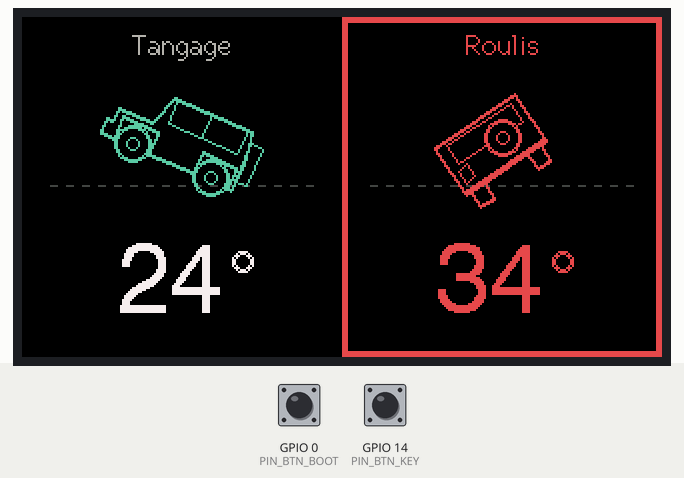
Simulated run of this sketch. Board: ESP32-S3. On the bench: 320×170 colour display. The inputs (shaded band) are chosen by the test bench; at power-on: GPIO 14 (PIN_BTN_KEY) HIGH, GPIO 0 (PIN_BTN_BOOT) HIGH. What the sketch prints to the serial monitor is not drawn.

Above: at 1.4 s.
1.5 s: GPIO 14 (PIN_BTN_KEY) pulled LOW for 1 s
At 4.0 s:
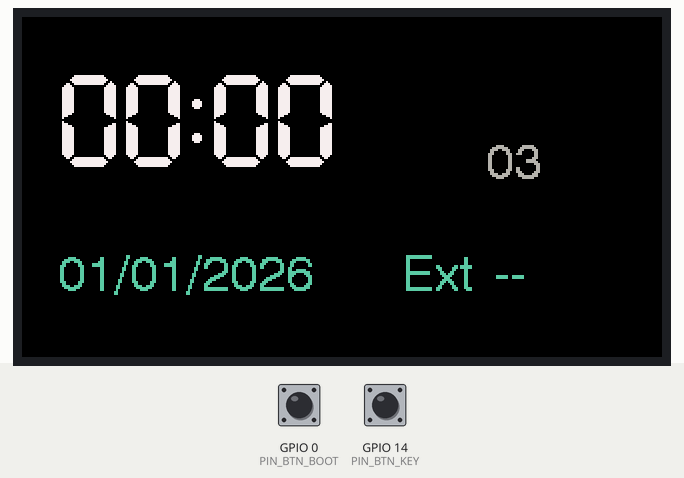
5.5 s: GPIO 14 (PIN_BTN_KEY) pulled LOW for 0.2 s
At 6.9 s:
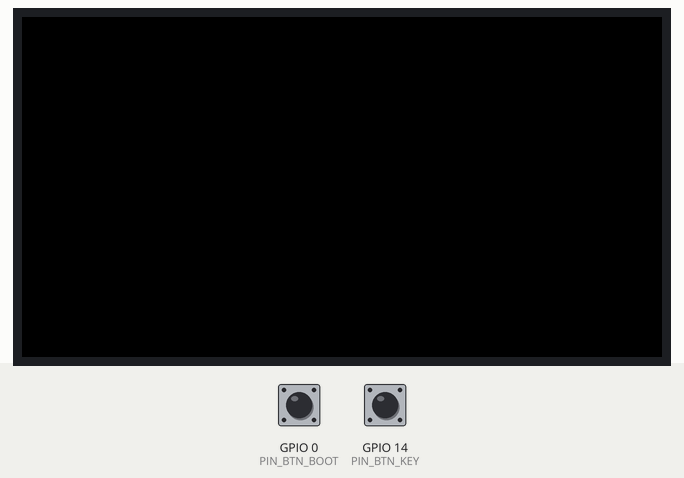
7.2 s: GPIO 14 (PIN_BTN_KEY) pulled LOW for 0.2 s
At 8.9 s:
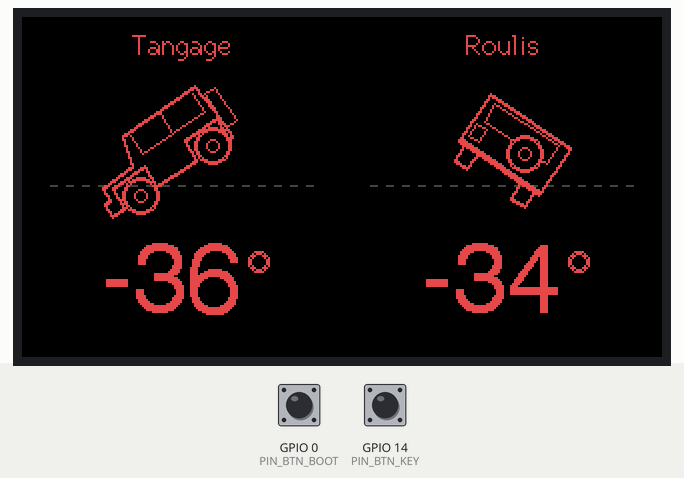
10.4 s: GPIO 0 (PIN_BTN_BOOT) pulled LOW for 3.2 s
At 12.45 s:
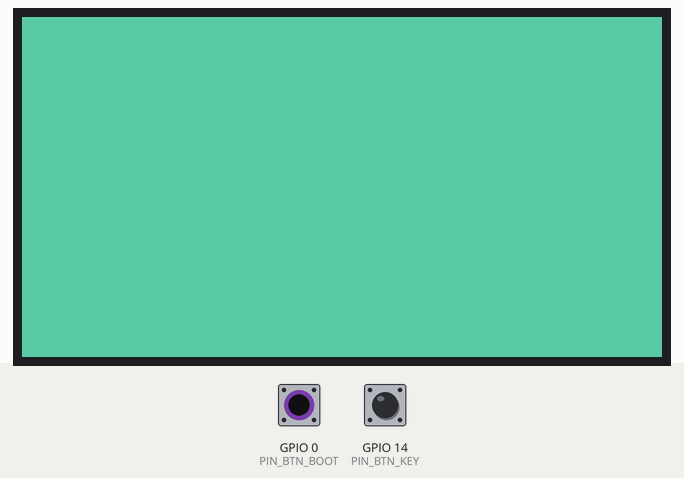
15.1 s: GPIO 0 (PIN_BTN_BOOT) pulled LOW for 3.2 s
At 17.61 s:
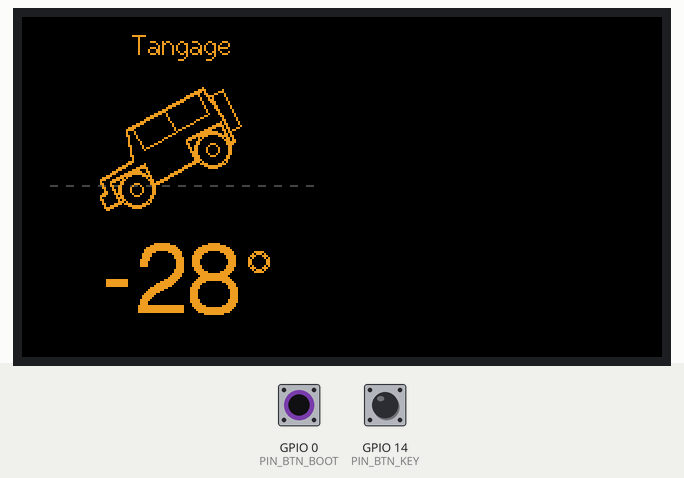

Measured:
- after the input at 1.5 s, the display: first differs from a run without the input after 1.3 s (image 1 shows a later state)
- after the input at 5.5 s, the display: first differs from a run without the input after 0.24 s (image 2)
- after the input at 7.2 s, the display: first changes after 0.38 s (image 3 shows a later state)
- after the input at 10.4 s, the display: first differs from a run without the input after 1.8 s (image 4)
- after the input at 15.1 s, the display: first differs from a run without the input after 1.9 s (image 5 shows a later state)
- what the display in image 1 shows lasts 1.0 s, from 3.7 s to 4.7 s
- what the display in image 4 shows lasts 0.5 s, from 12.2 s to 12.7 s

The sketch:

samurai_dashboard.ino
```cpp
/* ============================================================
 * MODULE HORLOGE / INCLINOMÈTRE — SUZUKI SAMURAI SJ413
 * Carte : LilyGO T-Display-S3 (ESP32-S3 + ST7789 170x320,
 *         bus PARALLÈLE 8 bits — surtout pas du SPI)
 * ------------------------------------------------------------
 * Modes (bouton KEY = mode suivant) :
 *   0. Inclinomètre — écran coupé en deux : tangage (profil) et
 *      roulis (vue arrière), silhouettes de Samurai qui pivotent
 *   1. Horloge      — heure, date, température extérieure
 *   2. Veille       — écran noir
 *
 * Bouton BOOT, appui long : calibrage du zéro de l'inclinomètre
 * (à faire véhicule à plat, moteur arrêté).
 * ------------------------------------------------------------
 * MODE SIMULATION
 * Mettre SIMULATION à 1 pour faire tourner l'ensemble SANS aucun
 * capteur branché (angles sinusoïdaux, heure interne, température
 * factice). Mettre 0 quand les capteurs sont câblés.
 * ------------------------------------------------------------
 * PRÉREQUIS TFT_eSPI (une seule fois) :
 *   Dans User_Setup_Select.h : commenter #include <User_Setup.h>
 *   et décommenter
 *   #include <User_Setups/Setup206_LilyGo_T_Display_S3.h>
 *
 * ARDUINO IDE : ESP32S3 Dev Module / PSRAM OPI / Flash 16MB /
 *   Partition 16M Flash (3M APP/9.9MB FATFS) / USB CDC On Boot
 * ============================================================ */

#define SIMULATION 1

#include <Arduino.h>
#include <TFT_eSPI.h>

#if !SIMULATION
  #include <Wire.h>
  #include <Adafruit_MPU6050.h>
  #include <Adafruit_Sensor.h>
  #include <RTClib.h>
  #include <OneWire.h>
  #include <DallasTemperature.h>
#endif

/* ---------------- Broches ---------------- */
#define PIN_POWER_ON   15    // alimentation des périphériques : DOIT être HIGH
#define PIN_BTN_BOOT    0    // bouton intégré gauche
#define PIN_BTN_KEY    14    // bouton intégré droit
#define PIN_ONEWIRE    16    // sonde DS18B20
#define PIN_I2C_SDA    43    // connecteur Qwiic / STEMMA QT
#define PIN_I2C_SCL    44

/* MPU-6050 forcé en 0x69 (broche AD0 reliée au 3V3) : en 0x68 par
 * défaut il entrerait en conflit avec le DS3231, qui occupe la même
 * adresse. Sans ce cavalier, les deux capteurs se marchent dessus. */
#define ADRESSE_MPU  0x69

/* ---------------- Géométrie de l'affichage ---------------- */
#define LARGEUR_ECRAN    320
#define HAUTEUR_ECRAN    170
#define LARGEUR_PANNEAU  (LARGEUR_ECRAN / 2)

const float   ECHELLE     = 0.48f;   // valeurs validées : aux angles extrêmes
const int16_t CY_VEHICULE = 72;      // la silhouette ne mord ni sur le titre
const int16_t Y_HORIZON   = 84;      // ni sur la valeur

/* La silhouette de profil est longue : au-delà de ~34° ses extrémités
 * viendraient chevaucher le texte. On sature l'inclinaison DESSINÉE ;
 * la valeur numérique affichée reste toujours l'angle réel. */
const float ANGLE_DESSIN_MAX = 34.0f;

/* ---------------- Seuils d'alerte ----------------
 * Deux niveaux par axe. Le roulis est plus bas que le tangage : sur un
 * Samurai (empattement court, voie étroite, centre de gravité haut)
 * c'est le basculement latéral le vrai danger — en montée on perd
 * l'adhérence ou on recule bien avant de basculer.
 *
 * ATTENTION : point de départ VOLONTAIREMENT CONSERVATEUR, pas une
 * limite constructeur. L'angle réel de bascule dépend des pneus, d'un
 * rehaussement, du chargement et surtout d'une galerie de toit. Un
 * angle tenu à l'arrêt ne se tient pas en dynamique : une bosse, un
 * freinage, un passager qui se déplace suffisent. Cet écran est une
 * aide à la lecture du terrain, jamais une autorisation d'aller
 * jusqu'au seuil. Ajustez ces valeurs vers le BAS, pas vers le haut. */
const float TANGAGE_ATTENTION = 27.0f;
const float TANGAGE_CRITIQUE  = 35.0f;
const float ROULIS_ATTENTION  = 22.0f;
const float ROULIS_CRITIQUE   = 30.0f;

/* Sens de rotation : si une silhouette penche à l'envers une fois
 * installée dans le véhicule, inverser le 1 en -1 ici. */
#define SENS_TANGAGE   1
#define SENS_ROULIS   -1

TFT_eSPI tft = TFT_eSPI();
TFT_eSprite panneau = TFT_eSprite(&tft);   // un seul sprite, réutilisé pour les 2 moitiés

#if !SIMULATION
  Adafruit_MPU6050 mpu;
  RTC_DS3231 rtc;
  OneWire oneWire(PIN_ONEWIRE);
  DallasTemperature sondeExt(&oneWire);
  bool mpuOk = false, rtcOk = false;
#endif

uint16_t COUL_VEHICULE, COUL_ATTENTION, COUL_ALERTE, COUL_TITRE, COUL_VALEUR, COUL_HORIZON;

enum Mode { MODE_INCLINO, MODE_HORLOGE, MODE_VEILLE, NB_MODES };
uint8_t mode = MODE_INCLINO;
bool modeChange = true;

float offsetTangage = 0.0f, offsetRoulis = 0.0f;
float tempExterieure = NAN;

/* ---------------- Silhouettes (coordonnées du dessin, centrées) ---------------- */

const int8_t PROFIL_CAISSE[][2] = {
  {-92,6},{-92,-10},{-84,-10},{-84,-24},{-46,-26},{-36,-58},{54,-58},
  {58,-26},{58,6},{54,6},{54,-18},{14,-18},{14,6},{-36,6},{-36,-18},
  {-76,-18},{-76,6}
};
const uint8_t PROFIL_CAISSE_N = 17;
const int8_t PROFIL_SECOURS[][2] = { {58,-46},{71,-46},{71,-4},{58,-4} };
const int8_t PROFIL_VITRES[][2]  = { {-30,-54},{-30,-30},{48,-30},{48,-54} };

const int8_t ARRIERE_CAISSE[][2] = { {-50,4},{-50,-52},{50,-52},{50,4} };
const int8_t ARRIERE_VITRE[][2]  = { {-40,-46},{-40,-24},{40,-24},{40,-46} };
const int8_t ARRIERE_FEU[][2]    = { {-44,-18},{-32,-18},{-32,-3},{-44,-3} };
const int8_t ARRIERE_PNEU_G[][2] = { {-44,6},{-27,6},{-27,26},{-44,26} };
const int8_t ARRIERE_PNEU_D[][2] = { {27,6},{44,6},{44,26},{27,26} };

/* ---------------- Rotation et tracé ---------------- */

struct Repere { float cosA, sinA, cx, cy; };

Repere faireRepere(float angleDeg, float cx, float cy) {
  Repere r;
  if (angleDeg >  ANGLE_DESSIN_MAX) angleDeg =  ANGLE_DESSIN_MAX;
  if (angleDeg < -ANGLE_DESSIN_MAX) angleDeg = -ANGLE_DESSIN_MAX;
  float a = angleDeg * DEG_TO_RAD;
  r.cosA = cosf(a);
  r.sinA = sinf(a);
  r.cx = cx;
  r.cy = cy;
  return r;
}

void projeter(const Repere &r, float x, float y, int16_t &sx, int16_t &sy) {
  sx = (int16_t)lroundf(r.cx + (x * r.cosA - y * r.sinA) * ECHELLE);
  sy = (int16_t)lroundf(r.cy + (x * r.sinA + y * r.cosA) * ECHELLE);
}

void polyligne(const int8_t pts[][2], uint8_t n, bool fermee,
               const Repere &r, uint16_t couleur, bool epais) {
  int16_t xd, yd, xp, yp, xc, yc;
  projeter(r, pts[0][0], pts[0][1], xd, yd);
  xp = xd; yp = yd;
  for (uint8_t i = 1; i < n; i++) {
    projeter(r, pts[i][0], pts[i][1], xc, yc);
    panneau.drawLine(xp, yp, xc, yc, couleur);
    if (epais) panneau.drawLine(xp, yp + 1, xc, yc + 1, couleur);
    xp = xc; yp = yc;
  }
  if (fermee) {
    panneau.drawLine(xp, yp, xd, yd, couleur);
    if (epais) panneau.drawLine(xp, yp + 1, xd, yd + 1, couleur);
  }
}

void cerclePivote(const Repere &r, float x, float y, float rayon,
                  uint16_t couleur, bool epais) {
  int16_t sx, sy;
  projeter(r, x, y, sx, sy);
  int16_t rp = (int16_t)lroundf(rayon * ECHELLE);
  panneau.drawCircle(sx, sy, rp, couleur);
  if (epais && rp > 1) panneau.drawCircle(sx, sy, rp - 1, couleur);
}

/* ---------------- Niveaux d'alerte ---------------- */

uint8_t niveauAlerte(float angle, float attention, float critique) {
  float a = fabsf(angle);
  if (a >= critique)  return 2;
  if (a >= attention) return 1;
  return 0;
}

uint16_t couleurNiveau(uint8_t niveau, uint16_t couleurNormale) {
  if (niveau == 2) return COUL_ALERTE;
  if (niveau == 1) return COUL_ATTENTION;
  return couleurNormale;
}

/* ---------------- Écran inclinomètre ---------------- */

void dessinerFond(const char *titre, uint16_t couleurTitre, uint8_t niveau) {
  panneau.fillSprite(TFT_BLACK);

  // Cadre rouge clignotant en critique : c'est ce qu'on capte en vision
  // périphérique sans quitter la piste des yeux.
  if (niveau == 2 && ((millis() / 400) % 2 == 0)) {
    panneau.drawRect(0, 0, LARGEUR_PANNEAU, HAUTEUR_ECRAN, COUL_ALERTE);
    panneau.drawRect(1, 1, LARGEUR_PANNEAU - 2, HAUTEUR_ECRAN - 2, COUL_ALERTE);
    panneau.drawRect(2, 2, LARGEUR_PANNEAU - 4, HAUTEUR_ECRAN - 4, COUL_ALERTE);
  }

  panneau.setTextDatum(TC_DATUM);
  panneau.setTextColor(couleurTitre, TFT_BLACK);
  panneau.drawString(titre, LARGEUR_PANNEAU / 2, 6, 2);

  for (int16_t x = 14; x < LARGEUR_PANNEAU - 14; x += 8) {
    panneau.drawFastHLine(x, Y_HORIZON, 4, COUL_HORIZON);
  }
}

void dessinerValeur(float angle, uint16_t couleur) {
  char txt[8];
  snprintf(txt, sizeof(txt), "%d", (int)lroundf(angle));

  panneau.setTextDatum(TC_DATUM);
  panneau.setTextColor(couleur, TFT_BLACK);
  panneau.drawString(txt, LARGEUR_PANNEAU / 2 - 6, 112, 6);

  // Le symbole ° n'existe pas dans la police 6 : on le dessine
  int16_t largeur = panneau.textWidth(txt, 6);
  int16_t xd = LARGEUR_PANNEAU / 2 - 6 + largeur / 2 + 9;
  panneau.drawCircle(xd, 122, 5, couleur);
  panneau.drawCircle(xd, 122, 4, couleur);
}

void dessinerProfil(float tangage) {
  uint8_t niveau = niveauAlerte(tangage, TANGAGE_ATTENTION, TANGAGE_CRITIQUE);
  uint16_t couleur = couleurNiveau(niveau, COUL_VEHICULE);

  dessinerFond("Tangage", couleurNiveau(niveau, COUL_TITRE), niveau);
  Repere r = faireRepere(SENS_TANGAGE * tangage, LARGEUR_PANNEAU / 2.0f, CY_VEHICULE);

  polyligne(PROFIL_CAISSE, PROFIL_CAISSE_N, true, r, couleur, true);
  polyligne(PROFIL_SECOURS, 4, true, r, couleur, false);   // roue de secours par la tranche
  polyligne(PROFIL_VITRES, 4, false, r, couleur, false);

  int16_t x1, y1, x2, y2;
  projeter(r, 8, -54, x1, y1);
  projeter(r, 8, -30, x2, y2);
  panneau.drawLine(x1, y1, x2, y2, couleur);               // montant central

  cerclePivote(r, -56, 4, 19, couleur, true);
  cerclePivote(r,  34, 4, 19, couleur, true);
  cerclePivote(r, -56, 4, 7, couleur, false);
  cerclePivote(r,  34, 4, 7, couleur, false);

  dessinerValeur(tangage, couleurNiveau(niveau, COUL_VALEUR));
  panneau.pushSprite(0, 0);
}

void dessinerArriere(float roulis) {
  uint8_t niveau = niveauAlerte(roulis, ROULIS_ATTENTION, ROULIS_CRITIQUE);
  uint16_t couleur = couleurNiveau(niveau, COUL_VEHICULE);

  dessinerFond("Roulis", couleurNiveau(niveau, COUL_TITRE), niveau);
  Repere r = faireRepere(SENS_ROULIS * roulis, LARGEUR_PANNEAU / 2.0f, CY_VEHICULE);

  polyligne(ARRIERE_CAISSE, 4, true, r, couleur, true);
  polyligne(ARRIERE_VITRE, 4, true, r, couleur, false);
  polyligne(ARRIERE_FEU, 4, true, r, couleur, false);

  int16_t x1, y1, x2, y2;
  projeter(r, -50, 6, x1, y1);
  projeter(r,  50, 6, x2, y2);
  panneau.drawLine(x1, y1, x2, y2, couleur);               // pare-chocs
  panneau.drawLine(x1, y1 + 1, x2, y2 + 1, couleur);

  // Roue de secours : remplie en noir AVANT le contour, pour masquer le
  // tracé de la vitre qu'elle recouvre.
  int16_t xs, ys;
  projeter(r, 14, -20, xs, ys);
  int16_t rs = (int16_t)lroundf(18 * ECHELLE);
  panneau.fillCircle(xs, ys, rs, TFT_BLACK);
  panneau.drawCircle(xs, ys, rs, couleur);
  panneau.drawCircle(xs, ys, rs - 1, couleur);
  panneau.drawCircle(xs, ys, (int16_t)lroundf(7 * ECHELLE), couleur);

  polyligne(ARRIERE_PNEU_G, 4, true, r, couleur, true);    // pneus vus de dos
  polyligne(ARRIERE_PNEU_D, 4, true, r, couleur, true);

  dessinerValeur(roulis, couleurNiveau(niveau, COUL_VALEUR));
  panneau.pushSprite(LARGEUR_PANNEAU, 0);
}

/* ---------------- Écran horloge ----------------
 * Dessiné directement sur l'écran (pas de sprite) : le contenu ne change
 * qu'une fois par seconde, le scintillement est invisible et on économise
 * les 108 Ko qu'occuperait un sprite plein écran. */

void dessinerHorloge(uint8_t h, uint8_t m, uint8_t s, uint16_t annee,
                     uint8_t mois, uint8_t jour, float tempC, bool complet) {
  if (complet) tft.fillScreen(TFT_BLACK);

  char heure[6], secondes[4], date[12], temp[16];
  snprintf(heure, sizeof(heure), "%02d:%02d", h, m);
  snprintf(secondes, sizeof(secondes), "%02d", s);
  snprintf(date, sizeof(date), "%02d/%02d/%04d", jour, mois, annee);
  if (isnan(tempC)) snprintf(temp, sizeof(temp), "Ext  --");
  else              snprintf(temp, sizeof(temp), "Ext  %.1fC", tempC);

  tft.setTextDatum(TL_DATUM);
  tft.setTextColor(COUL_VALEUR, TFT_BLACK);
  tft.drawString(heure, 18, 28, 7);

  tft.setTextColor(COUL_TITRE, TFT_BLACK);
  tft.drawString(secondes, 232, 62, 4);

  tft.setTextColor(COUL_VEHICULE, TFT_BLACK);
  tft.drawString(date, 18, 118, 4);
  tft.drawString(temp, 190, 118, 4);
}

/* ---------------- Lecture des capteurs ---------------- */

#if SIMULATION
float tempsSimule = 0.0f;
#endif

void lireAngles(float &tangage, float &roulis) {
#if SIMULATION
  tangage = 40.0f * sinf(tempsSimule * 0.6f);
  roulis  = 34.0f * sinf(tempsSimule * 0.41f + 1.2f);
#else
  if (!mpuOk) { tangage = 0; roulis = 0; return; }
  sensors_event_t a, g, t;
  mpu.getEvent(&a, &g, &t);
  tangage = atan2f(a.acceleration.x,
              sqrtf(a.acceleration.y * a.acceleration.y +
                    a.acceleration.z * a.acceleration.z)) * RAD_TO_DEG - offsetTangage;
  roulis  = atan2f(a.acceleration.y, a.acceleration.z) * RAD_TO_DEG - offsetRoulis;
#endif
}

void calibrerZero() {
#if !SIMULATION
  if (!mpuOk) return;
  // Moyenne sur quelques lectures : une seule mesure est bruitée.
  float st = 0, sr = 0;
  const uint8_t N = 16;
  for (uint8_t i = 0; i < N; i++) {
    sensors_event_t a, g, t;
    mpu.getEvent(&a, &g, &t);
    st += atan2f(a.acceleration.x,
            sqrtf(a.acceleration.y * a.acceleration.y +
                  a.acceleration.z * a.acceleration.z)) * RAD_TO_DEG;
    sr += atan2f(a.acceleration.y, a.acceleration.z) * RAD_TO_DEG;
    delay(10);
  }
  offsetTangage = st / N;
  offsetRoulis  = sr / N;
#endif
  tft.fillScreen(COUL_VEHICULE);
  delay(250);
  modeChange = true;
}

/* ---------------- Boutons (anti-rebond non bloquant) ---------------- */

struct Bouton {
  uint8_t pin;
  bool brut, stable;
  uint32_t front, debutAppui;
  bool longTraite;
};

Bouton btnKey  = { PIN_BTN_KEY,  HIGH, HIGH, 0, 0, false };
Bouton btnBoot = { PIN_BTN_BOOT, HIGH, HIGH, 0, 0, false };

// Retourne 0 = rien, 1 = appui court relâché, 2 = appui long atteint
uint8_t lireBouton(Bouton &b) {
  const uint16_t ANTIREBOND = 40, APPUI_LONG = 1500;
  uint8_t evt = 0;
  bool lu = digitalRead(b.pin);
  if (lu != b.brut) { b.front = millis(); b.brut = lu; }
  if ((millis() - b.front) > ANTIREBOND && lu != b.stable) {
    b.stable = lu;
    if (b.stable == LOW) { b.debutAppui = millis(); b.longTraite = false; }
    else if (!b.longTraite) evt = 1;
  }
  if (b.stable == LOW && !b.longTraite && (millis() - b.debutAppui) >= APPUI_LONG) {
    b.longTraite = true;
    evt = 2;
  }
  return evt;
}

/* ---------------- Setup / loop ---------------- */

uint32_t dernierRendu = 0, dernierTick = 0, dernierTemp = 0, derniereSeconde = 0;

void setup() {
  pinMode(PIN_POWER_ON, OUTPUT);
  digitalWrite(PIN_POWER_ON, HIGH);       // sans ça : écran noir hors USB

  Serial.begin(115200);
  pinMode(PIN_BTN_BOOT, INPUT_PULLUP);
  pinMode(PIN_BTN_KEY, INPUT_PULLUP);

  tft.init();
  tft.setRotation(1);
  tft.fillScreen(TFT_BLACK);

  COUL_VEHICULE  = tft.color565(93, 202, 165);
  COUL_ATTENTION = tft.color565(239, 159, 39);
  COUL_ALERTE    = tft.color565(226, 75, 74);
  COUL_TITRE     = tft.color565(180, 178, 169);
  COUL_VALEUR    = tft.color565(241, 239, 232);
  COUL_HORIZON   = tft.color565(68, 68, 65);

  panneau.setColorDepth(16);
  if (panneau.createSprite(LARGEUR_PANNEAU, HAUTEUR_ECRAN) == nullptr) {
    tft.setTextColor(COUL_ALERTE, TFT_BLACK);
    tft.drawString("Sprite: memoire insuffisante", 10, 10, 2);
    while (true) delay(1000);
  }

#if !SIMULATION
  Wire.begin(PIN_I2C_SDA, PIN_I2C_SCL);

  mpuOk = mpu.begin(ADRESSE_MPU);
  if (mpuOk) {
    mpu.setAccelerometerRange(MPU6050_RANGE_2_G);
    mpu.setGyroRange(MPU6050_RANGE_250_DEG);
    mpu.setFilterBandwidth(MPU6050_BANDWIDTH_21_HZ);
  } else {
    Serial.println("MPU-6050 absent (AD0 bien relie au 3V3 pour 0x69 ?)");
  }

  rtcOk = rtc.begin();
  if (!rtcOk) Serial.println("DS3231 absent");
  // Premier flash : décommenter UNE FOIS pour régler l'heure, puis
  // recommenter et reflasher, sinon l'heure repart à la compilation.
  // else if (rtc.lostPower()) rtc.adjust(DateTime(F(__DATE__), F(__TIME__)));

  sondeExt.begin();
  sondeExt.setWaitForConversion(false);   // lecture non bloquante
  sondeExt.requestTemperatures();
#endif

  Serial.println(SIMULATION ? "Demarrage en MODE SIMULATION" : "Demarrage en mode capteurs");
}

void loop() {
  uint32_t maintenant = millis();

  // KEY : mode suivant
  if (lireBouton(btnKey) == 1) {
    mode = (mode + 1) % NB_MODES;
    modeChange = true;
  }
  // BOOT appui long : calibrage du zéro (uniquement en mode inclinomètre)
  if (lireBouton(btnBoot) == 2 && mode == MODE_INCLINO) {
    calibrerZero();
  }

#if SIMULATION
  tempsSimule += (maintenant - dernierTick) / 1000.0f;
#endif
  dernierTick = maintenant;

  // Température extérieure : le DS18B20 met ~750 ms à convertir, on le
  // lit sans bloquer et on relance une conversion à chaque passage.
  if (maintenant - dernierTemp > 5000) {
    dernierTemp = maintenant;
#if SIMULATION
    tempExterieure = 17.0f + 3.0f * sinf(maintenant / 20000.0f);
#else
    float t = sondeExt.getTempCByIndex(0);
    tempExterieure = (t < -100) ? NAN : t;   // -127 = sonde absente
    sondeExt.requestTemperatures();
#endif
  }

  if (modeChange) {
    tft.fillScreen(TFT_BLACK);
    modeChange = false;
    derniereSeconde = 0;
  }

  if (mode == MODE_INCLINO) {
    if (maintenant - dernierRendu >= 40) {      // ~25 images/s
      dernierRendu = maintenant;
      float tangage, roulis;
      lireAngles(tangage, roulis);
      dessinerProfil(tangage);
      dessinerArriere(roulis);
      tft.drawFastVLine(LARGEUR_PANNEAU - 1, 12, HAUTEUR_ECRAN - 24, COUL_HORIZON);
    }
  } else if (mode == MODE_HORLOGE) {
    if (maintenant - derniereSeconde >= 1000) {
      derniereSeconde = maintenant;
#if SIMULATION
      uint32_t s = maintenant / 1000;
      dessinerHorloge((s / 3600) % 24, (s / 60) % 60, s % 60,
                      2026, 1, 1, tempExterieure, false);
#else
      if (rtcOk) {
        DateTime n = rtc.now();
        dessinerHorloge(n.hour(), n.minute(), n.second(),
                        n.year(), n.month(), n.day(), tempExterieure, false);
      } else {
        tft.setTextColor(COUL_ALERTE, TFT_BLACK);
        tft.drawString("RTC absent", 18, 60, 4);
      }
#endif
    }
  }
  // MODE_VEILLE : rien à dessiner, l'écran reste noir
}
```
